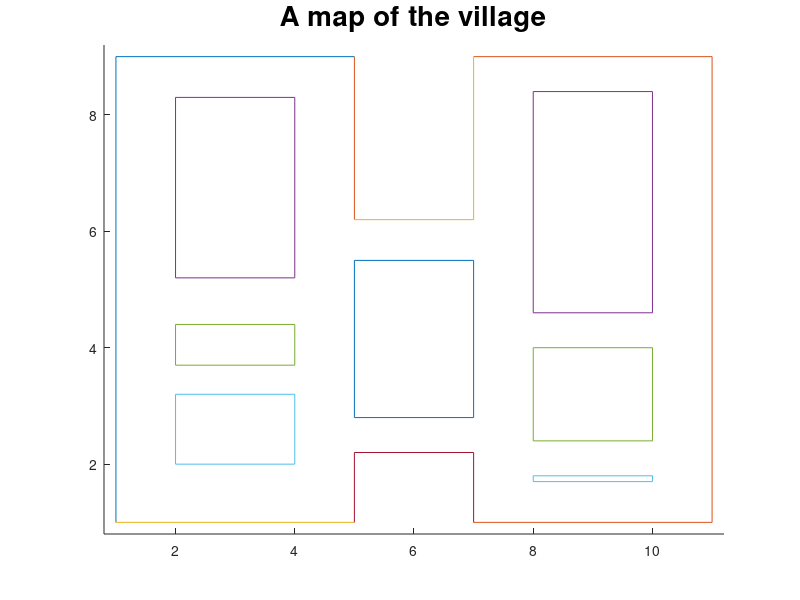

Source code (MATLAB):

clear all
%This file draw a map of the village, and allows us to manually
%draw the trajectory of the vehicle.

figure(1)
clf
hold on
plot([1+i 1+9*i 5+9*i])
plot([7+9*i 11+9*i 11+i 7+i]);plot([5+i 1+i])
plot([2+5.2*i 2+8.3*i 4+8.3*i 4+5.2*i 2+5.2*i])%House 1
plot([2+3.7*i 2+4.4*i 4+4.4*i 4+3.7*i 2+3.7*i])%House 2
plot([2+2*i 2+3.2*i 4+3.2*i 4+2*i 2+2*i])%House 3
plot([5+i 5+2.2*i 7+2.2*i 7+i])%House 4
plot([5+2.8*i 5+5.5*i 7+5.5*i 7+2.8*i 5+2.8*i])%House 5
plot([5+6.2*i 5+9*i]);plot([7+9*i 7+6.2*i 5+6.2*i])%House 6
plot([8+4.6*i 8+8.4*i 10+8.4*i 10+4.6*i 8+4.6*i])%House 7
plot([8+2.4*i 8+4*i 10+4*i 10+2.4*i 8+2.4*i])%House 8
plot([8+1.7*i 8+1.8*i 10+1.8*i 10+1.7*i 8+1.7*i])%House 9

axis([0.8 11.2 0.8 9.2])
title('A map of the village','FontSize',20)

disp('Start clicking in the village to create a trajectory!')
disp('Press "Return" to finish.')


n = 5;
X = [linspace(4.5, 4.5, n) linspace(4.5, 7.5, n) linspace(7.5, 7.5, n) linspace(7.5, 4.5, n)].';
Y = [linspace(2.3, 5.7, n) linspace(5.7, 5.7, n) linspace(5.7, 2.3, n) linspace(2.3, 2.3, n)].';

load("X_tight.mat");
load("Y_tight.mat");

[X,Y]=ginput;
plot([X+Y*i],'-*')

Xk = [X';Y'];
save Xk
